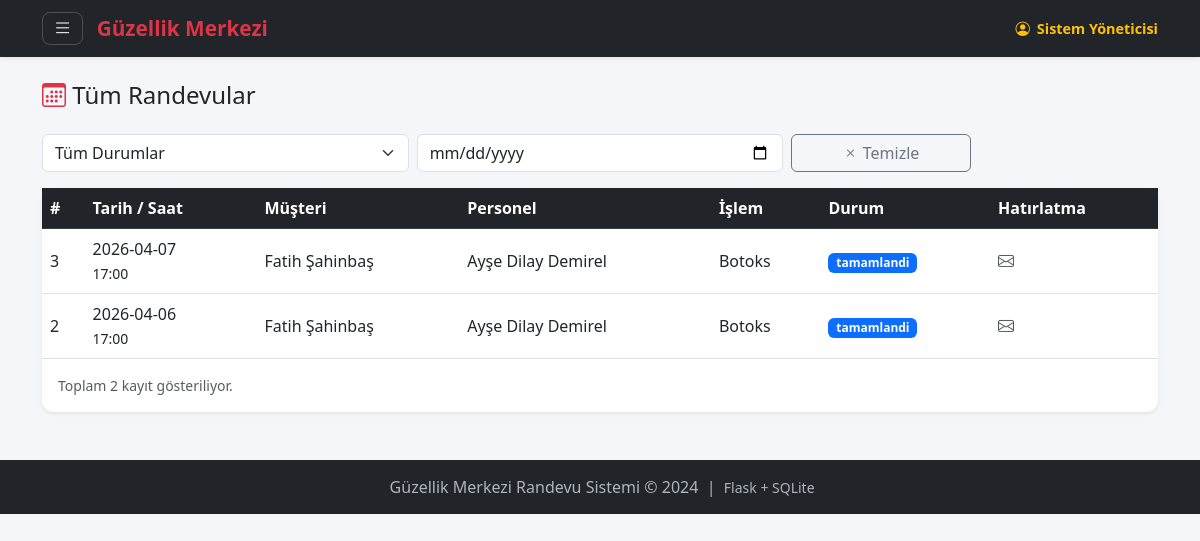
The page /admin/tum-randevular (signed in) on the database as committed earlier.
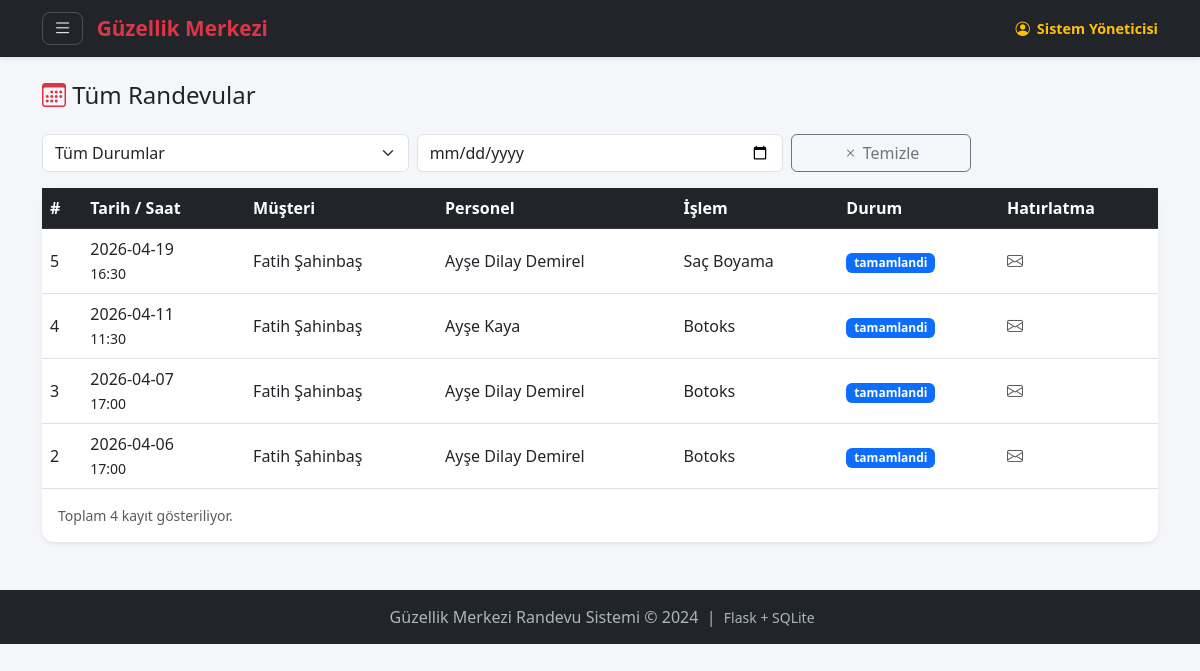
The same page on the database as committed later.
### tables this page shows
CREATE TABLE randevular (
            id              INTEGER PRIMARY KEY AUTOINCREMENT,
            musteri_id      INTEGER NOT NULL,
            personel_id     INTEGER NOT NULL,
            islem           TEXT    NOT NULL,       -- Yapılacak işlem
            tarih           TEXT    NOT NULL,       -- YYYY-MM-DD formatı
            saat            TEXT    NOT NULL,       -- HH:MM formatı
            durum           TEXT    DEFAULT 'beklemede',
                -- 'beklemede' | 'onaylandi' | 'reddedildi' | 'tamamlandi' | 'gelmedi'
            hatirlatma_gonderildi INTEGER DEFAULT 0, -- 0=hayır, 1=evet
            olusturma_tarihi TEXT DEFAULT (datetime('now')),
            FOREIGN KEY (musteri_id)  REFERENCES musteriler(id),
            FOREIGN KEY (personel_id) REFERENCES personeller(id)
        );

CREATE TABLE musteriler (
            id          INTEGER PRIMARY KEY AUTOINCREMENT,
            ad_soyad    TEXT    NOT NULL,          -- Müşteri adı ve soyadı
            telefon     TEXT    NOT NULL UNIQUE,   -- Benzersiz telefon numarası
            email       TEXT,                      -- E-posta (hatırlatma için)
            sifre_hash  TEXT    NOT NULL,          -- Şifre (hash'lenmiş)
            puan        INTEGER DEFAULT 100,       -- Başlangıç puanı 100
            gelmeme_sayisi INTEGER DEFAULT 0,      -- Kaç randevuya gelmedi
            kayit_tarihi TEXT DEFAULT (datetime('now')),
            aktif       INTEGER DEFAULT 1          -- 0=pasif, 1=aktif
        );

CREATE TABLE personeller (
            id          INTEGER PRIMARY KEY AUTOINCREMENT,
            ad_soyad    TEXT    NOT NULL,
            email       TEXT    NOT NULL UNIQUE,
            sifre_hash  TEXT    NOT NULL,
            uzmanlik    TEXT    NOT NULL,          -- Yaptığı işlem (botoks, saç vb.)
            rol         TEXT    DEFAULT 'personel', -- 'personel' veya 'admin'
            aktif       INTEGER DEFAULT 1
        );

### routes/admin_routes.py (the view)
@admin_bp.route('/tum-randevular')
@admin_gerekli
def tum_randevular():
    db = get_db()
    filtre_durum    = request.args.get('durum', 'hepsi')
    filtre_tarih    = request.args.get('tarih', '')
    sorgu = '''
        SELECT r.*, m.ad_soyad AS musteri_adi, p.ad_soyad AS personel_adi
        FROM randevular r
        JOIN musteriler m ON r.musteri_id = m.id
        JOIN personeller p ON r.personel_id = p.id
        WHERE 1=1
    '''
    parametreler = []
    if filtre_durum != 'hepsi':
        sorgu += ' AND r.durum = ?'
        parametreler.append(filtre_durum)
    if filtre_tarih:
        sorgu += ' AND r.tarih = ?'
        parametreler.append(filtre_tarih)
    sorgu += ' ORDER BY r.tarih DESC, r.saat DESC'
    randevu_listesi = db.execute(sorgu, parametreler).fetchall()
    return render_template('admin/tum_randevular.html',
                           randevular=randevu_listesi,
                           filtre_durum=filtre_durum,
                           filtre_tarih=filtre_tarih)

### database.py (called while the page is built)
def get_db():
    if 'db' not in g:
        g.db = sqlite3.connect(
            current_app.config['DATABASE'],
            detect_types=sqlite3.PARSE_DECLTYPES
        )
        g.db.row_factory = sqlite3.Row
    return g.db

### routes/admin_routes.py (called while the page is built)
def admin_gerekli(f):
    from functools import wraps
    @wraps(f)
    def decorated(*args, **kwargs):
        if not admin_mi():
            flash('Bu sayfaya yalnızca yönetici erişebilir.', 'danger')
            return redirect(url_for('auth.personel_login_page'))
        return f(*args, **kwargs)
    return decorated

### utils/auth_helper.py (called while the page is built)
def admin_mi() -> bool:
    return session.get('kullanici_rol') == 'admin'

### templates/admin/tum_randevular.html (shortened to what this page needs)
{% extends 'base.html' %}
{% block icerik %}
<div class="d-flex justify-content-between align-items-center mb-3">
    <h4><i class="bi bi-calendar3 text-danger"></i> Tüm Randevular</h4>
</div>
<form method="GET" class="row g-2 mb-3">
    <div class="col-md-4">
        <select class="form-select" name="durum" onchange="this.form.submit()">
            {% for d, e in [('hepsi','Tüm Durumlar'), ('beklemede','Beklemede'),
                            ('onaylandi','Onaylandı'), ('tamamlandi','Tamamlandı'),
                            ('reddedildi','Reddedildi'), ('gelmedi','Gelmedi')] %}
            <option value="{{ d }}" {{ 'selected' if filtre_durum == d else '' }}>{{ e }}</option>
            {% endfor %}
        </select>
    </div>
    <div class="col-md-4">
        <input type="date" class="form-control" name="tarih"
               value="{{ filtre_tarih }}" onchange="this.form.submit()">
    </div>
    <div class="col-md-2">
        <a href="{{ url_for('admin.tum_randevular') }}" class="btn btn-outline-secondary w-100">
            <i class="bi bi-x"></i> Temizle
        </a>
    </div>
</form>
<div class="card shadow-sm">
    <div class="card-body p-0">
        {% if randevular %}
        <div class="table-responsive">
            <table class="table table-hover align-middle mb-0">
                <thead class="table-dark">
                    <tr>
                        <th>#</th>
                        <th>Tarih / Saat</th>
                        <th>Müşteri</th>
                        <th>Personel</th>
                        <th>İşlem</th>
                        <th>Durum</th>
                        <th>Hatırlatma</th>
                    </tr>
                </thead>
                <tbody>
                    {% for r in randevular %}
                    <tr>
                        <td>{{ r['id'] }}</td>
                        <td>{{ r['tarih'] }}<br><small>{{ r['saat'] }}</small></td>
                        <td>{{ r['musteri_adi'] }}</td>
                        <td>{{ r['personel_adi'] }}</td>
                        <td>{{ r['islem'] }}</td>
                        <td>
                            {% set renk = {'beklemede':'warning','onaylandi':'success',
                                           'tamamlandi':'primary','reddedildi':'danger',
                                           'gelmedi':'secondary'} %}
                            <span class="badge bg-{{ renk.get(r['durum'],'secondary') }}">
                                {{ r['durum'] }}
                            </span>
                        </td>
                        <td>
                            {% if r['hatirlatma_gonderildi'] %}
                                <i class="bi bi-envelope-check text-success"></i>
                            {% else %}
                                <i class="bi bi-envelope text-muted"></i>
                            {% endif %}
                        </td>
                    </tr>
                    {% endfor %}
                </tbody>
            </table>
        </div>
        <div class="p-3 text-muted small">
            Toplam {{ randevular | length }} kayıt gösteriliyor.
        </div>
        {% else %}
        <div class="text-center py-5 text-muted">
            <i class="bi bi-calendar-x" style="font-size:3rem;"></i>
            <p class="mt-2">Bu filtreye uygun randevu bulunamadı.</p>
        </div>
        {% endif %}
    </div>
</div>
{% endblock %}

Rows that differ between the two databases and show on the page:
added randevular: id "5", tarih "2026-04-19", saat "16:30", musteri_adi "Fatih Şahinbaş", personel_adi "Ayşe Dilay Demirel", islem "Saç Boyama", durum "tamamlandi", hatirlatma_gonderildi 0 (drawn)
added randevular: id "4", tarih "2026-04-11", saat "11:30", musteri_adi "Fatih Şahinbaş", personel_adi "Ayşe Kaya", islem "Botoks", durum "tamamlandi", hatirlatma_gonderildi 0 (drawn)
Other text that changed with them:
{{ randevular | length }}: "2" → "4"
